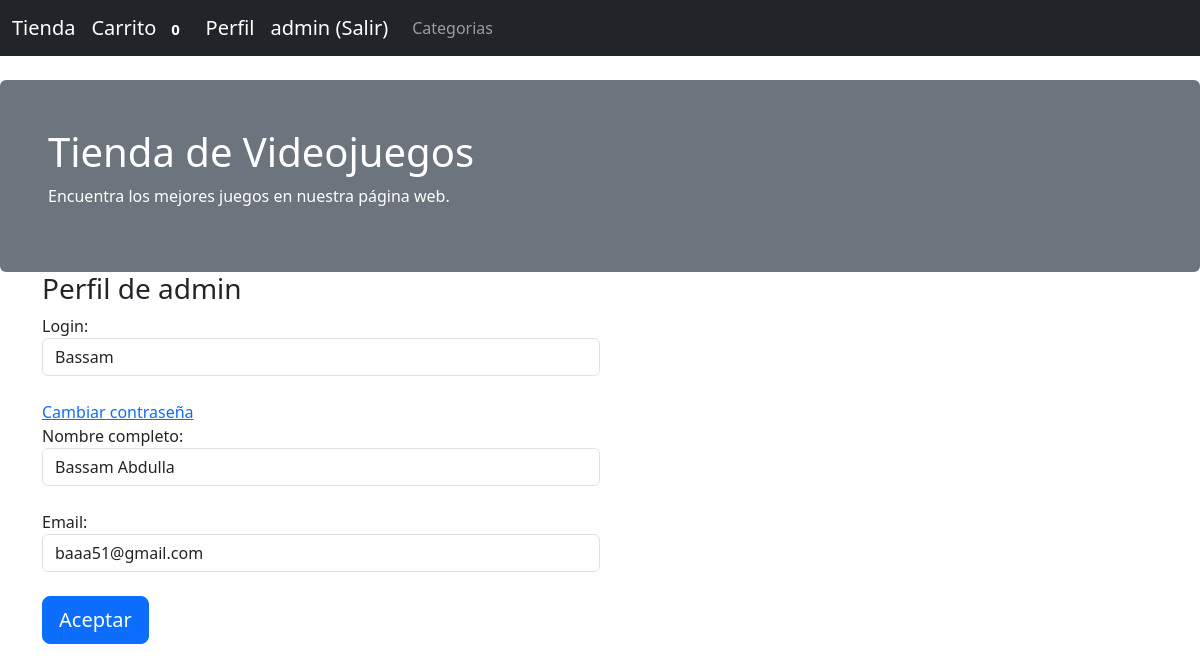
The page /perfil/Bassam (signed in) on the database its author committed.
### aplicacion/models.py (models this page shows, shortened)
class Usuarios(db.Model, UserMixin):
    __tablename__ = 'usuarios'
    id = Column(Integer, primary_key=True)
    username = Column(String(100), nullable=False)
    password_hash = Column(String(128), nullable=False)
    nombre= Column(String(200), nullable=False)
    email= Column(String(200), nullable=False)
    admin= Column(Boolean, default=False)
    @property
    def password(self):
        raise AttributeError('password is not a readable attribute')

### aplicacion/app.py (the view)
@app.route('/perfil/<username>', methods=["get", "post"])
@login_required
def perfil(username):
    user=Usuarios.query.filter_by(username=username).first()
    if user is None:
        abort(404)
    form=formUsuario(request.form,obj=user)
    del form.password
    if form.validate_on_submit():
        form.populate_obj(user)
        db.session.commit()
        return redirect(url_for("inicio"))
    return render_template("usuarios_new.html",form=form,perfil=True)

### aplicacion/forms.py
class formUsuario(FlaskForm):
    username=StringField("Login:",validators=[DataRequired()])
    password=StringField("Password:",validators=[DataRequired()])
    nombre=StringField("Nombre completo:",validators=[DataRequired()])
    email=StringField("Email:",validators=[DataRequired()])
    submit = SubmitField('Aceptar')

### aplicacion/app.py (called while the page is built)
@login_manager.user_loader
def load_user(user_id):
    return Usuarios.query.get(int(user_id))

@app.context_processor
def contar_carrito():
    if not current_user.is_authenticated:
        return {'num_articulos': 0}
    if request.cookies.get(str(current_user.id)) is None:
        return {'num_articulos': 0}
    else:
        datos = json.loads(request.cookies.get(str(current_user.id)))
        return {'num_articulos': len(datos)}

### aplicacion/templates/usuarios_new.html (shortened to what this page needs)
{% extends "base2.html" %}
{% block contenido %}
<div class="container">
    <div class="col-md-6">
        {% if not perfil %}<h3>Registro de usuario</h3>{% else %}<h3>Perfil de {{session["username"]}}</h3>{% endif %}
        <form class="form-horizontal" method="post">
            <div class="form-group">
                {% if not perfil %}
                    {{form.username.label() }}{{form.username(size="100",class="form-control")}}<br/>
                {% else %}
                    {{form.username.label() }}{{form.username(readonly="readonly",size="100",class="form-control")}}<br/>
                {% endif %}
            </div>
            <div class="form-group">
                {% if not perfil %}
                    {{form.password.label() }}{{form.password(size="100",class="form-control")}}<br/>
                {% else %}
                    <a href="/changepassword/{{session['username']}}">Cambiar contraseña</a><br/>
                {% endif %}
            </div>
            <div class="form-group">
                {{form.nombre.label() }}{{form.nombre(size="100",class="form-control")}}<br/>
            </div>
            <div class="form-group">
                {{form.email.label() }}{{form.email(size="100",class="form-control")}}<br/>
            </div>
            {{form.submit(class="btn btn-lg btn-primary btn-block")}}
        </form>
        <br/>
    </div>
</div>
{% endblock %}

### aplicacion/templates/base2.html (shortened to what this page needs)
{% extends "base.html" %}
{% block navbar %}
    <nav class="navbar navbar-expand-lg navbar-dark bg-dark">
        <div class="container-fluid">
            <a class="navbar-brand" href="/">Tienda</a>
            {% if current_user.is_authenticated %}
                <a class="navbar-brand" href="/carrito"> Carrito <span class="badge">{{num_articulos}}</span></a>
                <a class="navbar-brand" href="/perfil/{{current_user.username}}"> Perfil </a>
                <a class="navbar-brand" href="/logout">{{ current_user.username }} (Salir)</a>
            {% else %}
                <a class="navbar-brand" href="/login"> Login</a>
                <a class="navbar-brand" href="/registro"> Registro</a>
            {% endif %}
            <div class="collapse navbar-collapse" id="navbarNav">
                <ul class="navbar-nav">
                    <li class="nav-item">
                        <a class="nav-link" href="{{url_for('categorias')}}">Categorias</a>
                    </li>
                </ul>
            </div>
        </div>
    </nav>
    <div class="mt-4 p-5 bg-secondary text-white rounded">
        <h1>Tienda de Videojuegos</h1>
        <p>Encuentra los mejores juegos en nuestra página web.</p>
    </div>
{% endblock %}
{% block content %}
<div class="container-fluid">
    <div class="row">
        <div class="container">
            {% block contenido %}{% endblock %}
        </div>
    </div>
</div>
{% endblock %}

### rows shown on the page
Usuarios: username "admin"
Usuarios: username "Bassam", nombre "Bassam Abdulla", email "baaa51@gmail.com"

### other values the page prints
{{ num_articulos }} "0"
